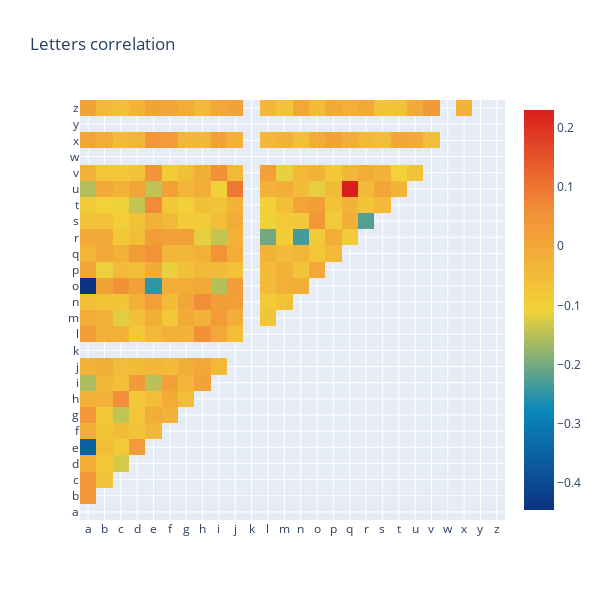

Write notebook code for a chart like this one.
### Code cell
# Ploting Heatmap

# Masking the diagonal
mask = np.triu(np.ones_like(df_letters_corr, dtype=bool))
df_temp = df_letters_corr.mask(mask)

# Creating figure
fig = go.Figure()

# Creating trace
fig.add_trace(
    go.Heatmap(
        x=df_temp.columns,
        y=df_temp.columns,
        z=df_temp,
        colorscale="Portland",
    )
)

# Updating layout
fig.update_layout(
    title="Letters correlation",
    height=600,
    width=600,
)

# Showing figure
fig.show()

### Figure 1 — Plotly figure (JSON) as saved in the notebook; plotly's stock layout.template omitted (floating-point values rounded to 4 significant figures; data arrays with more than 128 entries replaced by an {"elided": "..."} marker saying what was removed)
{"data": [{"colorscale": [[0, "rgb(12,51,131)"], [0.25, "rgb(10,136,186)"], [0.5, "rgb(242,211,56)"], [0.75, "rgb(242,143,56)"], [1, "rgb(217,30,30)"]], "type": "heatmap", "x": ["a", "b", "c", "d", "e", "f", "g", "h", "i", "j", "k", "l", "m", "n", "o", "p", "q", "r", "s", "t", "u", "v", "w", "x", "y", "z"], "y": ["a", "b", "c", "d", "e", "f", "g", "h", "i", "j", "k", "l", "m", "n", "o", "p", "q", "r", "s", "t", "u", "v", "w", "x", "y", "z"], "z": {"elided": "26x26 float values"}}], "layout": {"height": 600, "title": {"text": "Letters correlation"}, "width": 600}}
